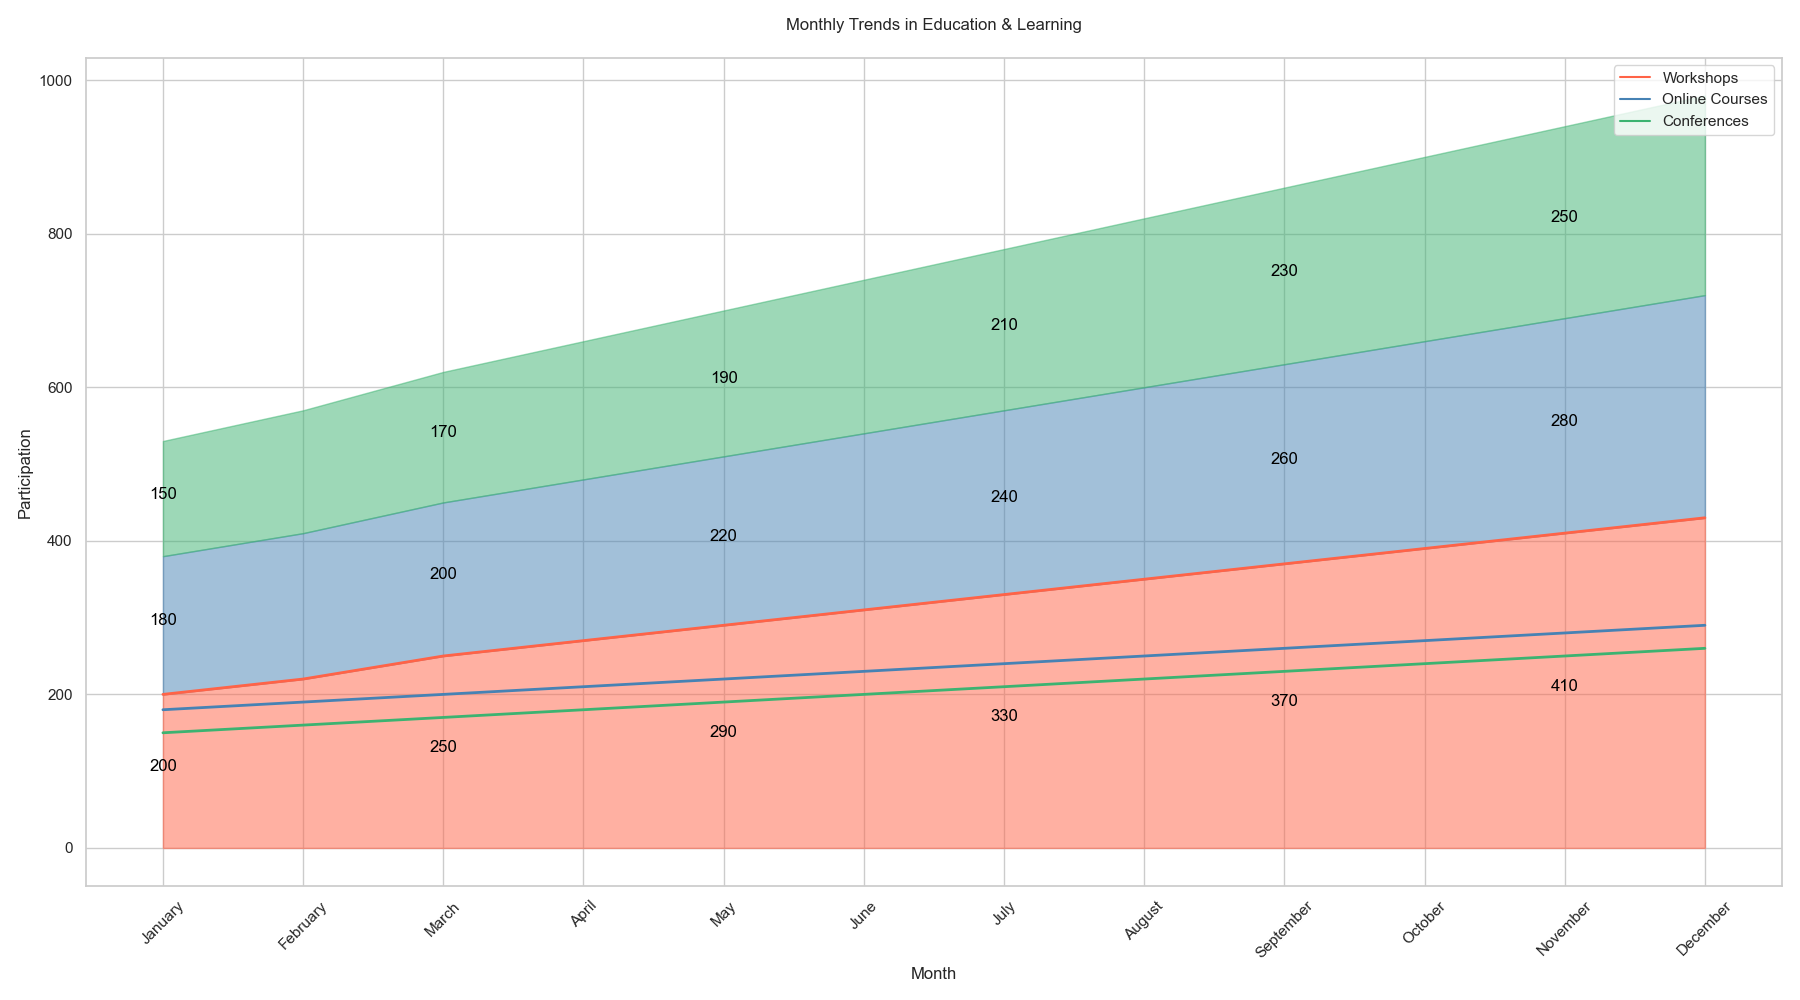

Reproduce this figure in Python.

import pandas as pd
import seaborn as sns
import matplotlib.pyplot as plt

data = {
    'Month': ['January', 'February', 'March', 'April', 'May', 'June',
              'July', 'August', 'September', 'October', 'November', 'December'],
    'Workshops': [200, 220, 250, 270, 290, 310, 330, 350, 370, 390, 410, 430],
    'Online Courses': [180, 190, 200, 210, 220, 230, 240, 250, 260, 270, 280, 290],
    'Conferences': [150, 160, 170, 180, 190, 200, 210, 220, 230, 240, 250, 260]
}

df = pd.DataFrame(data)
df_melted = df.melt(id_vars='Month', var_name='Category', value_name='Values')
df_melted['Month'] = pd.Categorical(df_melted['Month'], categories=data['Month'], ordered=True)

plt.figure(figsize=(18, 10))
sns.set(style="whitegrid")

colors = ["#FF6347", "#4682B4", "#3CB371"]  # Workshops, Online Courses, Conferences

sns.lineplot(data=df_melted, x='Month', y='Values', hue='Category', palette=colors, sort=False, lw=2)

plt.fill_between(data['Month'], df["Workshops"], color="#FF6347", alpha=0.5)
plt.fill_between(data['Month'], df["Workshops"], df["Workshops"] + df["Online Courses"], color="#4682B4", alpha=0.5)
plt.fill_between(data['Month'], df["Workshops"] + df["Online Courses"], df["Workshops"] + df["Online Courses"] + df["Conferences"], color="#3CB371", alpha=0.5)

for idx, month in enumerate(data['Month']):
    if idx % 2 == 0:
        plt.text(x=idx, y=df.loc[idx, "Workshops"]/2, s=df.loc[idx, "Workshops"], ha='center', color='black')
        plt.text(x=idx, y=df.loc[idx, "Workshops"] + df.loc[idx, "Online Courses"]/2, s=df.loc[idx, "Online Courses"], ha='center', color='black')
        plt.text(x=idx, y=df.loc[idx, "Workshops"] + df.loc[idx, "Online Courses"] + df.loc[idx, "Conferences"]/2, s=df.loc[idx, "Conferences"], ha='center', color='black')

plt.xlabel('Month')
plt.ylabel('Participation')
plt.title('Monthly Trends in Education & Learning', pad=20)
plt.xticks(rotation=45)
plt.legend(loc='upper right')

plt.tight_layout()
plt.show()
